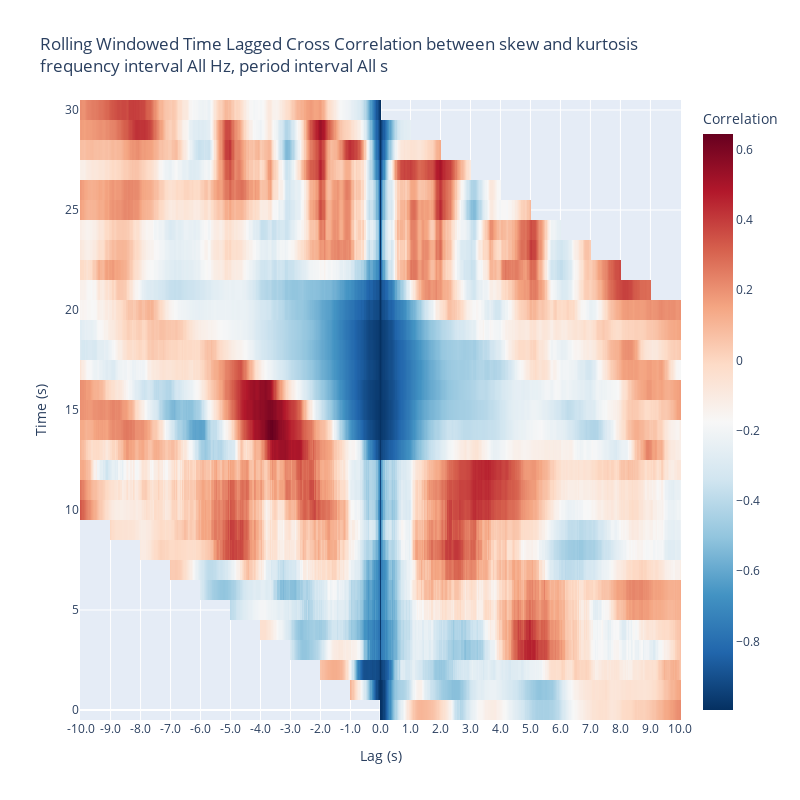

Here is the notebook cell this chart was saved with:
### Code cell
dg0.face_t.project(
    subjs=[65],
    features=['kurtosis', 'skew'],
    fbands=[],
    wdfactory=wfactory('db4',8),
    pcfactory=pca2,
).plot_lagged_correlations(
    twin=250,
    step=25,
    max_lag=250,
    n_jobs=8
)

### Figure 1 — Plotly figure (JSON) as saved in the notebook; plotly's stock layout.template omitted (floating-point values rounded to 4 significant figures; data arrays with more than 128 entries replaced by an {"elided": "..."} marker saying what was removed)
{"data": [{"colorbar": {"title": {"text": "Correlation"}}, "colorscale": [[0, "rgb(5,48,97)"], [0.1, "rgb(33,102,172)"], [0.2, "rgb(67,147,195)"], [0.3, "rgb(146,197,222)"], [0.4, "rgb(209,229,240)"], [0.5, "rgb(247,247,247)"], [0.6, "rgb(253,219,199)"], [0.7, "rgb(244,165,130)"], [0.8, "rgb(214,96,77)"], [0.9, "rgb(178,24,43)"], [1, "rgb(103,0,31)"]], "type": "heatmap", "x": {"elided": "501 int values"}, "y": [0.0, 1.0, 2.0, 3.0, 4.0, 5.0, 6.0, 7.0, 8.0, 9.0, 10.0, 11.0, 12.0, 13.0, 14.0, 15.0, 16.0, 17.0, 18.0, 19.0, 20.0, 21.0, 22.0, 23.0, 24.0, 25.0, 26.0, 27.0, 28.0, 29.0, 30.0], "z": {"elided": "31x501 float values"}, "zmax": 0.6445, "zmin": -0.9955}], "layout": {"height": 800, "title": {"text": "Rolling Windowed Time Lagged Cross Correlation between skew and kurtosis<br>frequency interval All Hz, period interval All s"}, "width": 800, "xaxis": {"tickmode": "array", "ticktext": ["-10.0", "-9.0", "-8.0", "-7.0", "-6.0", "-5.0", "-4.0", "-3.0", "-2.0", "-1.0", "0.0", "1.0", "2.0", "3.0", "4.0", "5.0", "6.0", "7.0", "8.0", "9.0", "10.0"], "tickvals": [-250, -225, -200, -175, -150, -125, -100, -75, -50, -25, 0, 25, 50, 75, 100, 125, 150, 175, 200, 225, 250], "title": {"text": "Lag (s)"}}, "yaxis": {"title": {"text": "Time (s)"}}}}
